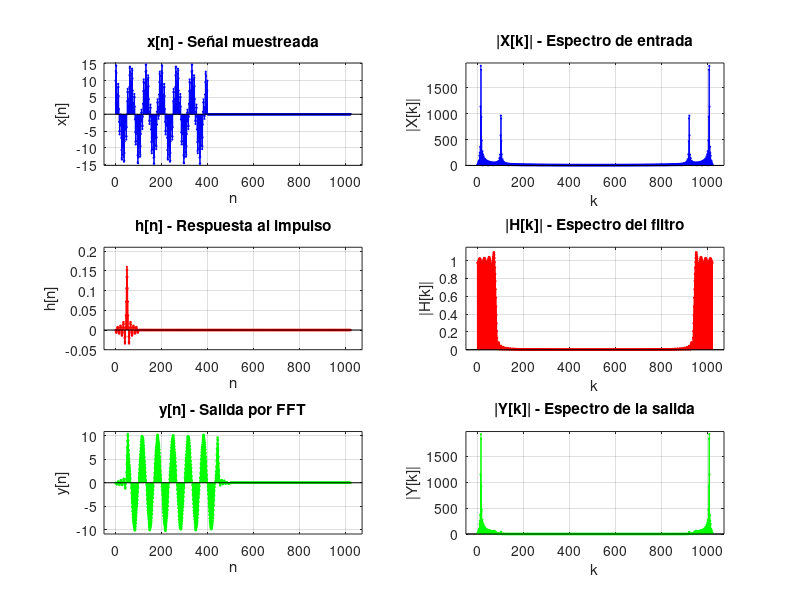

Recreate this plot in MATLAB.
# Limpiar variables, ventanas y consola
clear all; close all; clc;

# Parámetros de muestreo
delta_t = 0.0001;
Nx = 401; %cant muestras señal x
Fc = 800; %frec corte para h
Nh = 101; %cant muestras señal h

# Tiempo discreto para x[n]
t = 0:delta_t:(Nx-1)*delta_t; %tiempoInicio: avance : tiempoFin
x = 10 * cos(2*pi*150*t) + 5 * sin(2*pi*1000*t);
nx = 0:Nx-1;

# Tiempo discreto para h[n] centrada en n=0
n_medio = floor(Nh/2); % =50
nh = -n_medio:n_medio; %desde -50 : hasta 50
h = 2*Fc*delta_t*sinc(2*Fc*delta_t*nh);

# Longitud mínima de la convolucion
Ny = Nx + Nh - 1;
Nfft = 1024; %N = 2^r -> longitud del vector conv

# Completar con ceros (zeros padding) los vectores de x[n] y h[n]
x_pad = [x, zeros(1, Nfft - Nx)]; %senal x + ceros
h_pad = [h, zeros(1, Nfft - Nh)];

# FFT de x[n] y h[n]
X = fft(x_pad);
H = fft(h_pad);

# Convolución por propiedad de la FFT
% "conv en el tiempo es multiplicacion en la Frec"
Y = X .* H; %multiplicacion punto a punto
y_fft = (ifft(Y));

# Nuevo eje de tiempo y de frecuencia
ny = 0:Nfft-1;
k = 0: Nfft-1;

# Valor máximo para escalar todos los gráficos
valor_maximo1 = max(abs(y_fft)) + 0.5;
valor_maximo2 = max(abs(x)) + 0.5;
valor_maximo3 = max(abs(h)) + 0.05;
valor_maximo_fft = max([abs(X), abs(Y)]) + 50;
margen = 50;

# Crear ventana
figure();

# x[n]
subplot(3,2,1);
stem(ny, x_pad, 'filled', 'b', 'LineWidth', 0.2, 'MarkerSize', 1);
xlim([-margen Nfft-1+margen]);
ylim([-valor_maximo2 valor_maximo2]);
title('x[n] - Señal muestreada');
xlabel('n'); ylabel('x[n]');
grid on;

# h[n]
subplot(3,2,3);
stem(ny, h_pad, 'filled', 'r', 'LineWidth', 0.2, 'MarkerSize', 1);
xlim([-margen Nfft-1+margen]);
ylim([-0.05 valor_maximo3]);
title('h[n] - Respuesta al impulso');
xlabel('n'); ylabel('h[n]');
grid on;

# y[n] - salida
subplot(3,2,5);
stem(ny, y_fft, 'filled', 'g', 'LineWidth', 0.2, 'MarkerSize', 1);
xlim([-margen Nfft-1+margen]);
ylim([-valor_maximo1 valor_maximo1]);
title('y[n] - Salida por FFT');
xlabel('n'); ylabel('y[n]');
grid on;



#FRECUENCIA

# |X[k]|
subplot(3,2,2);
stem(k, abs(X), 'filled', 'b', 'LineWidth', 0.2, 'MarkerSize', 1);
xlim([-margen Nfft-1+margen]);
ylim([0 valor_maximo_fft]);
title('|X[k]| - Espectro de entrada');
xlabel('k'); ylabel('|X[k]|');
grid on;

# |H[k]|
subplot(3,2,4);
stem(k, abs(H), 'filled', 'r', 'LineWidth', 0.2, 'MarkerSize', 1);
xlim([-margen Nfft-1+margen]);
ylim([0 1.15]);
title('|H[k]| - Espectro del filtro');
xlabel('k'); ylabel('|H[k]|');
grid on;

# |Y[k]|
subplot(3,2,6);
stem(k, abs(Y), 'filled', 'g', 'LineWidth', 0.2, 'MarkerSize', 1);
xlim([-margen Nfft-1+margen]);
ylim([0 valor_maximo_fft]);
title('|Y[k]| - Espectro de la salida');
xlabel('k'); ylabel('|Y[k]|');
grid on;